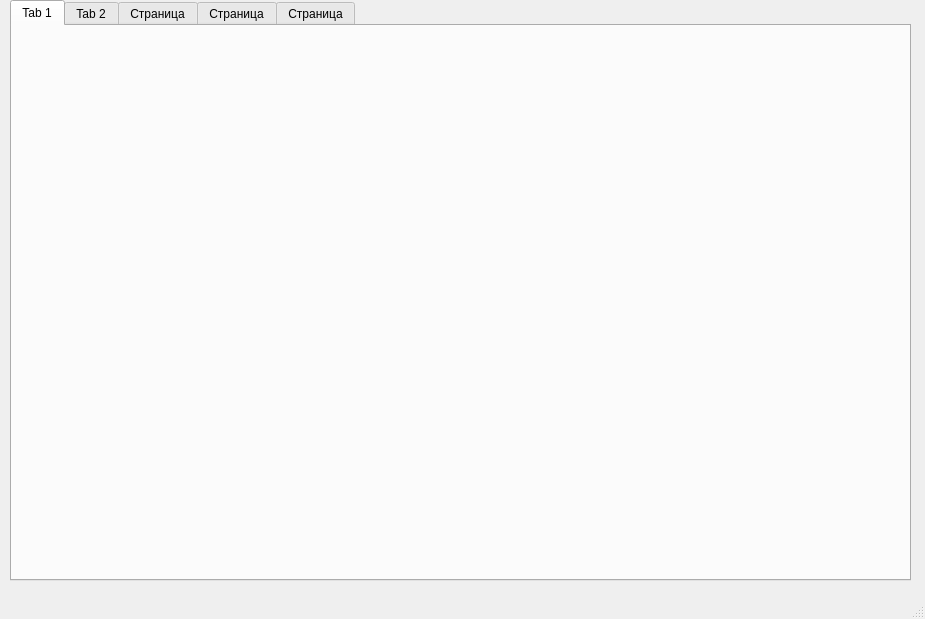
<?xml version="1.0" encoding="UTF-8"?>
<ui version="4.0">
 <class>MainWindow</class>
 <widget class="QMainWindow" name="MainWindow">
  <property name="geometry">
   <rect>
    <x>0</x>
    <y>0</y>
    <width>925</width>
    <height>619</height>
   </rect>
  </property>
  <property name="windowTitle">
   <string>MainWindow</string>
  </property>
  <widget class="QWidget" name="centralwidget">
   <widget class="QTabWidget" name="tabWidget">
    <property name="geometry">
     <rect>
      <x>10</x>
      <y>0</y>
      <width>901</width>
      <height>581</height>
     </rect>
    </property>
    <property name="currentIndex">
     <number>0</number>
    </property>
    <widget class="QWidget" name="tab">
     <attribute name="title">
      <string>Tab 1</string>
     </attribute>
    </widget>
    <widget class="QWidget" name="tab_2">
     <attribute name="title">
      <string>Tab 2</string>
     </attribute>
    </widget>
    <widget class="QWidget" name="tab_3">
     <attribute name="title">
      <string>Страница</string>
     </attribute>
    </widget>
    <widget class="QWidget" name="tab_4">
     <attribute name="title">
      <string>Страница</string>
     </attribute>
    </widget>
    <widget class="QWidget" name="tab_5">
     <attribute name="title">
      <string>Страница</string>
     </attribute>
    </widget>
   </widget>
  </widget>
  <widget class="QMenuBar" name="menubar">
   <property name="geometry">
    <rect>
     <x>0</x>
     <y>0</y>
     <width>925</width>
     <height>26</height>
    </rect>
   </property>
  </widget>
  <widget class="QStatusBar" name="statusbar"/>
 </widget>
 <resources/>
 <connections/>
</ui>
